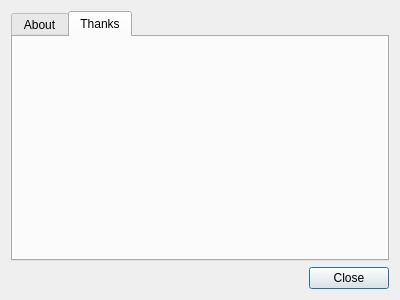
<?xml version="1.0" encoding="UTF-8"?>
<ui version="4.0">
 <class>Dialog</class>
 <widget class="QDialog" name="Dialog">
  <property name="geometry">
   <rect>
    <x>0</x>
    <y>0</y>
    <width>400</width>
    <height>300</height>
   </rect>
  </property>
  <property name="windowTitle">
   <string>Dialog</string>
  </property>
  <layout class="QGridLayout" name="gridLayout">
   <item row="0" column="0">
    <widget class="QTabWidget" name="tabWidget">
     <property name="currentIndex">
      <number>1</number>
     </property>
     <widget class="QWidget" name="about_tab">
      <attribute name="title">
       <string>About</string>
      </attribute>
      <layout class="QGridLayout" name="gridLayout_3">
       <item row="0" column="0">
        <layout class="QGridLayout" name="gridLayout_2">
         <item row="0" column="0">
          <widget class="QLabel" name="label">
           <property name="text">
            <string>&lt;html&gt;&lt;head/&gt;&lt;body&gt;&lt;p&gt;Version : 0.1&lt;/p&gt;&lt;p&gt;This program is open source.&lt;/p&gt;&lt;/body&gt;&lt;/html&gt;</string>
           </property>
           <property name="wordWrap">
            <bool>true</bool>
           </property>
          </widget>
         </item>
        </layout>
       </item>
      </layout>
     </widget>
     <widget class="QWidget" name="thanks_tab">
      <attribute name="title">
       <string>Thanks</string>
      </attribute>
     </widget>
    </widget>
   </item>
   <item row="1" column="0">
    <widget class="QDialogButtonBox" name="buttonBox">
     <property name="orientation">
      <enum>Qt::Horizontal</enum>
     </property>
     <property name="standardButtons">
      <set>QDialogButtonBox::Close</set>
     </property>
    </widget>
   </item>
  </layout>
 </widget>
 <resources/>
 <connections>
  <connection>
   <sender>buttonBox</sender>
   <signal>accepted()</signal>
   <receiver>Dialog</receiver>
   <slot>accept()</slot>
   <hints>
    <hint type="sourcelabel">
     <x>248</x>
     <y>254</y>
    </hint>
    <hint type="destinationlabel">
     <x>157</x>
     <y>274</y>
    </hint>
   </hints>
  </connection>
  <connection>
   <sender>buttonBox</sender>
   <signal>rejected()</signal>
   <receiver>Dialog</receiver>
   <slot>reject()</slot>
   <hints>
    <hint type="sourcelabel">
     <x>316</x>
     <y>260</y>
    </hint>
    <hint type="destinationlabel">
     <x>286</x>
     <y>274</y>
    </hint>
   </hints>
  </connection>
 </connections>
</ui>
